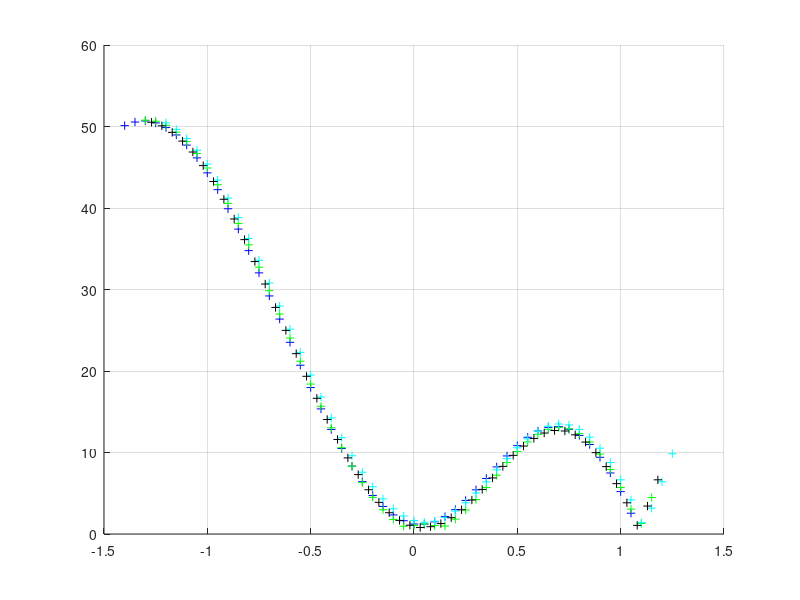

Here is the MATLAB script that generated this plot:


x= [-2.5 -2 -1.5 -1 -.5 0 .5 1 1.5 2 2.5 3 3.5 4 4.5 5 5.5 6 6.5 7 7.5 8 8.5 9 9.5 10 10.5 11 11.5 12 12.5...
        13 13.5 14 14.5 15 15.5 16 16.5 17 17.5 18 18.5 19 19.5 20 20.5 21 21.5 22];
BB=[1.8 4.45 6.74 8.66 10.23 11.35 12.10 12.42 12.33 11.89 11.12 10.09 8.83 7.48 6.06 4.67 3.37 2.24 1.38 0.75 0.46 0.48...
        0.88 1.59 2.63 3.98 5.67 7.58 9.74 12.08 14.60 17.22 19.96 22.77 25.62 28.46 31.29 34.02 36.66 39.16 41.5 43.56 45.4...
        46.97 48.21 49.12 49.69 49.93 49.8 49.36];

x=(x-8)/10;


hold on
plot (-x,BB+.75,'+b')
grid on

x= [-2.5 -2 -1.5 -1 -.5 0 .5 1 1.5 2 2.5 3 3.5 4 4.5 5 5.5 6 6.5 7 7.5 8 8.5 9 9.5 10 10.5 11 11.5 12 12.5...
        13 13.5 14 14.5 15 15.5 16 16.5 17 17.5 18 18.5 19 19.5 20 20.5 21 21.5 22];

BB= [3.72 0.54 2.3 4.95 7.16 9.05 10.54 11.56 12.15 12.33 12.09 11.48 10.55 9.37 8.02 6.46 4.96 3.48 2.19 1.07 0.23 0.29 0.48...
        0.31 0.2 1.04 2.23 3.75 5.55 7.56 9.84 12.28 14.92 17.65 20.45 23.3 26.24 29.11 31.98 34.73 37.36 39.82 42.11 44.16 45.94...
        47.40 48.56 49.40 49.90 50.03];


x=(x-9)/10;



plot (-x,BB+.75,'+g')
grid on

x= [-2.5 -2 -1.5 -1 -.5 0 .5 1 1.5 2 2.5 3 3.5 4 4.5 5 5.5 6 6.5 7 7.5 8 8.5 9 9.5 10 10.5 11 11.5 12 12.5...
        13 13.5 14 14.5 15 15.5 16 16.5 17 17.5 18 18.5 19 19.5 20 20.5 21 21.5 22];

BB = [9.1 5.66 2.42 .64 3.44 5.9 8.02 9.78 11.14 12.09 12.63 12.75 12.47 11.86 10.94 9.83 8.5 7.13 5.65 4.28 3.08 2.06 1.27 .82 .69 0.9...
        1.46 2.34 3.56 5.05 6.83 8.85 11.07 13.49 16.07 18.75 21.54 24.38 27.22 30.05 32.84 35.52 38.08 40.47 42.68 44.64 46.34 47.77...
        48.89 49.7]

x=(x-10)/10;



plot (-x,BB+.75,'+c')
grid on

x= [-2.5 -2 -1.5 -1 -.5 0 .5 1 1.5 2 2.5 3 3.5 4 4.5 5 5.5 6 6.5 7 7.5 8 8.5 9 9.5 10 10.5 11 11.5 12 12.5...
        13 13.5 14 14.5 15 15.5 16 16.5 17 17.5 18 18.5 19 19.5 20 20.5 21 21.5 22];

BB=[5.9 2.68 .31 3.08 5.43 7.52 9.23 10.53 11.42 11.89 11.95 11.64 10.98 10.04 8.9 7.55 6.13 4.72 3.42 2.22 1.25 .53 .15 .05 0.33...
        .92 1.86 3.13 4.68 6.54 8.59 10.85 13.3 15.9 18.6 21.38 24.23 27.05 29.92 32.68 35.37 37.9 40.32 42.5 44.45 46.12 47.46 48.53...
        49.33 49.77];

x=(x-9.3)/10;



plot (-x,BB+.75,'+k')
grid on


    